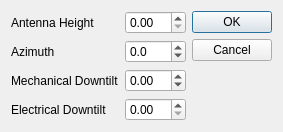
<?xml version="1.0" encoding="UTF-8"?>
<ui version="4.0">
 <class>Dialog</class>
 <widget class="QDialog" name="Dialog">
  <property name="geometry">
   <rect>
    <x>0</x>
    <y>0</y>
    <width>281</width>
    <height>126</height>
   </rect>
  </property>
  <property name="windowTitle">
   <string>Edit Cell-sector</string>
  </property>
  <property name="modal">
   <bool>true</bool>
  </property>
  <layout class="QHBoxLayout" name="horizontalLayout">
   <item>
    <layout class="QVBoxLayout" name="verticalLayout">
     <item>
      <layout class="QFormLayout" name="formLayout">
       <item row="0" column="0">
        <widget class="QLabel" name="label">
         <property name="text">
          <string>Antenna Height</string>
         </property>
        </widget>
       </item>
       <item row="0" column="1">
        <widget class="QgsDoubleSpinBox" name="antennaHeight">
         <property name="stepType">
          <enum>QAbstractSpinBox::DefaultStepType</enum>
         </property>
        </widget>
       </item>
       <item row="1" column="0">
        <widget class="QLabel" name="label_2">
         <property name="text">
          <string>Azimuth</string>
         </property>
        </widget>
       </item>
       <item row="1" column="1">
        <widget class="QgsDoubleSpinBox" name="azimuth">
         <property name="wrapping">
          <bool>true</bool>
         </property>
         <property name="prefix">
          <string notr="true"/>
         </property>
         <property name="suffix">
          <string notr="true"/>
         </property>
         <property name="decimals">
          <number>1</number>
         </property>
         <property name="maximum">
          <double>360.000000000000000</double>
         </property>
        </widget>
       </item>
       <item row="2" column="0">
        <widget class="QLabel" name="label_3">
         <property name="text">
          <string>Mechanical Downtilt</string>
         </property>
        </widget>
       </item>
       <item row="3" column="0">
        <widget class="QLabel" name="label_4">
         <property name="text">
          <string>Electrical Downtilt</string>
         </property>
        </widget>
       </item>
       <item row="2" column="1">
        <widget class="QgsDoubleSpinBox" name="mDowntilt">
         <property name="minimum">
          <double>-90.000000000000000</double>
         </property>
         <property name="maximum">
          <double>90.000000000000000</double>
         </property>
         <property name="singleStep">
          <double>0.500000000000000</double>
         </property>
        </widget>
       </item>
       <item row="3" column="1">
        <widget class="QgsDoubleSpinBox" name="eDowntilt">
         <property name="maximum">
          <double>10.000000000000000</double>
         </property>
         <property name="singleStep">
          <double>0.500000000000000</double>
         </property>
        </widget>
       </item>
      </layout>
     </item>
     <item>
      <spacer name="verticalSpacer">
       <property name="orientation">
        <enum>Qt::Vertical</enum>
       </property>
       <property name="sizeHint" stdset="0">
        <size>
         <width>20</width>
         <height>40</height>
        </size>
       </property>
      </spacer>
     </item>
    </layout>
   </item>
   <item>
    <widget class="QDialogButtonBox" name="buttonBox">
     <property name="orientation">
      <enum>Qt::Vertical</enum>
     </property>
     <property name="standardButtons">
      <set>QDialogButtonBox::Cancel|QDialogButtonBox::Ok</set>
     </property>
    </widget>
   </item>
  </layout>
 </widget>
 <customwidgets>
  <customwidget>
   <class>QgsDoubleSpinBox</class>
   <extends>QDoubleSpinBox</extends>
   <header>qgsdoublespinbox.h</header>
  </customwidget>
 </customwidgets>
 <resources/>
 <connections>
  <connection>
   <sender>buttonBox</sender>
   <signal>accepted()</signal>
   <receiver>Dialog</receiver>
   <slot>accept()</slot>
   <hints>
    <hint type="sourcelabel">
     <x>248</x>
     <y>254</y>
    </hint>
    <hint type="destinationlabel">
     <x>157</x>
     <y>274</y>
    </hint>
   </hints>
  </connection>
  <connection>
   <sender>buttonBox</sender>
   <signal>rejected()</signal>
   <receiver>Dialog</receiver>
   <slot>reject()</slot>
   <hints>
    <hint type="sourcelabel">
     <x>316</x>
     <y>260</y>
    </hint>
    <hint type="destinationlabel">
     <x>286</x>
     <y>274</y>
    </hint>
   </hints>
  </connection>
 </connections>
</ui>
